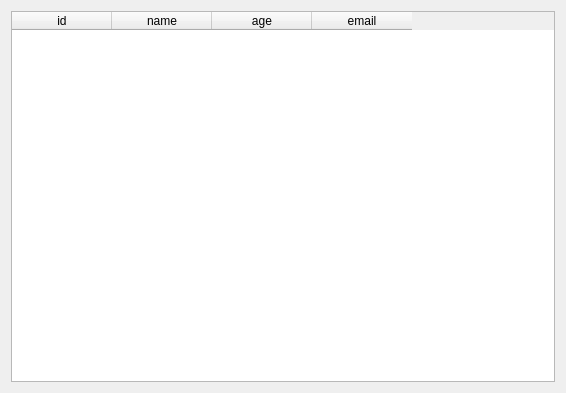
<?xml version="1.0" encoding="UTF-8"?>
<ui version="4.0">
 <class>Widget</class>
 <widget class="QWidget" name="Widget">
  <property name="geometry">
   <rect>
    <x>0</x>
    <y>0</y>
    <width>566</width>
    <height>393</height>
   </rect>
  </property>
  <property name="windowTitle">
   <string>Widget</string>
  </property>
  <layout class="QHBoxLayout" name="horizontalLayout">
   <item>
    <widget class="QTableWidget" name="tableWidget">
     <column>
      <property name="text">
       <string>id</string>
      </property>
     </column>
     <column>
      <property name="text">
       <string>name</string>
      </property>
     </column>
     <column>
      <property name="text">
       <string>age</string>
      </property>
     </column>
     <column>
      <property name="text">
       <string>email</string>
      </property>
     </column>
    </widget>
   </item>
  </layout>
 </widget>
 <resources/>
 <connections/>
</ui>
